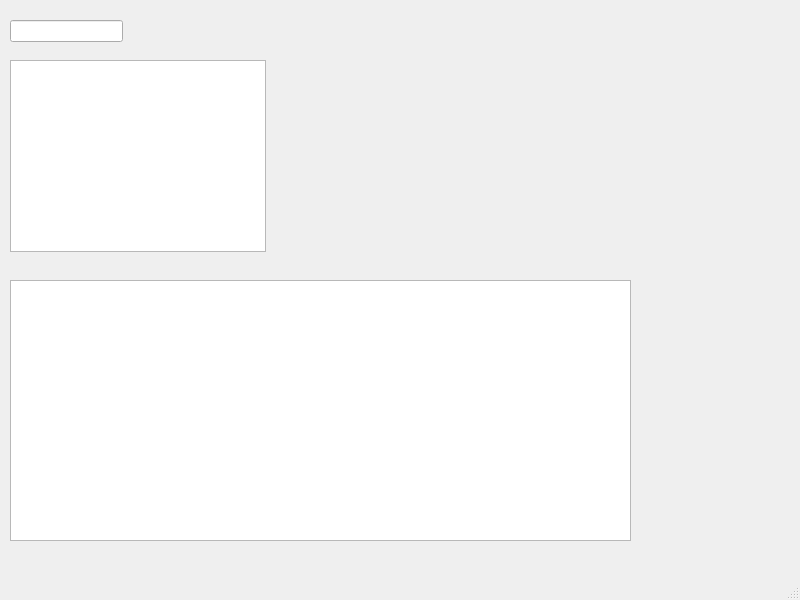
<?xml version="1.0" encoding="UTF-8"?>
<ui version="4.0">
 <class>BoormarkList</class>
 <widget class="QMainWindow" name="BoormarkList">
  <property name="geometry">
   <rect>
    <x>0</x>
    <y>0</y>
    <width>800</width>
    <height>600</height>
   </rect>
  </property>
  <property name="windowTitle">
   <string>Delicious Bookmarks</string>
  </property>
  <widget class="QWidget" name="centralwidget">
   <widget class="QLineEdit" name="search">
    <property name="geometry">
     <rect>
      <x>10</x>
      <y>20</y>
      <width>113</width>
      <height>22</height>
     </rect>
    </property>
   </widget>
   <widget class="QListWidget" name="tagList">
    <property name="geometry">
     <rect>
      <x>10</x>
      <y>60</y>
      <width>256</width>
      <height>192</height>
     </rect>
    </property>
   </widget>
   <widget class="QListWidget" name="postList">
    <property name="geometry">
     <rect>
      <x>10</x>
      <y>280</y>
      <width>621</width>
      <height>261</height>
     </rect>
    </property>
   </widget>
  </widget>
  <widget class="QMenuBar" name="menubar">
   <property name="geometry">
    <rect>
     <x>0</x>
     <y>0</y>
     <width>800</width>
     <height>26</height>
    </rect>
   </property>
  </widget>
  <widget class="QStatusBar" name="statusbar"/>
 </widget>
 <resources/>
 <connections/>
</ui>
